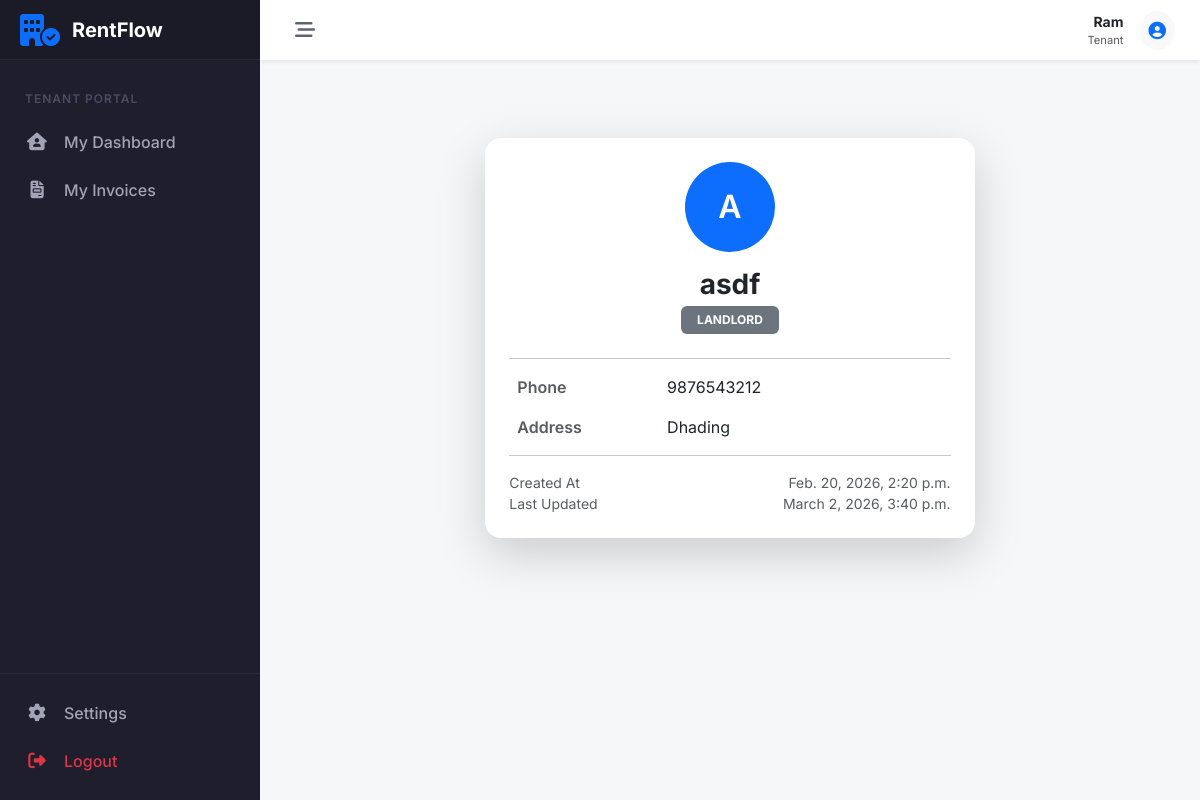
/profile/2/ (signed in), run on an earlier commit of the app's database.
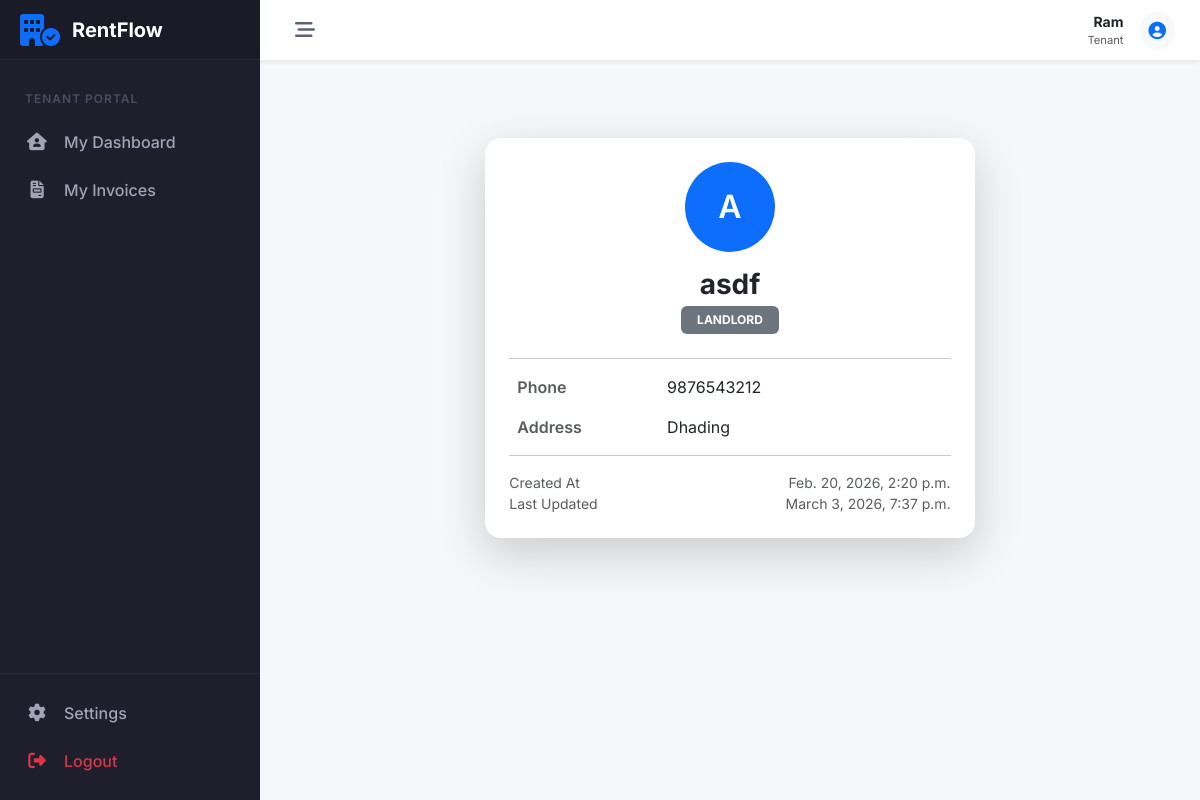
And on a later commit of the database.
### accounts/models.py (models this page shows, shortened)
class Profile(models.Model):
    ROLE_CHOICES = (
        ('LANDLORD', 'Landlord'),
        ('TENANT', 'Tenant'),
    )
    user = models.OneToOneField(User, on_delete=models.CASCADE, related_name='profile')
    role = models.CharField(max_length=10, choices=ROLE_CHOICES, default='TENANT', db_index=True)
    phone = models.CharField(max_length=15, blank=True)
    address = models.TextField(blank=True)
    needs_password_change = models.BooleanField(default=False)
    created_at = models.DateTimeField(auto_now_add=True)
    updated_at = models.DateTimeField(auto_now=True)

### accounts/views.py (the view)
# urls.py: path('profile/<int:profile_id>/', profile_view, name='profile_view'),
def profile_view(request, profile_id):
    profile = Profile.objects.get(id=profile_id)
    return render(request, 'accounts/profile.html', {'profile': profile})

### accounts/templates/accounts/profile.html (shortened to what this page needs)
{% extends 'core/base.html' %}
{% block content %}
<div class="container py-5">
    <div class="row justify-content-center">
        <div class="col-lg-7 col-md-9">
            <div class="card border-0 shadow-lg rounded-4">
                <div class="card-body p-4">
                    <div class="text-center mb-4">
                        <div class="rounded-circle bg-primary text-white d-flex align-items-center justify-content-center mx-auto mb-3"
                             style="width: 90px; height: 90px; font-size: 32px; font-weight: 600;">
                            {{ profile.user.username|slice:":1"|upper }}
                        </div>
                        <h3 class="mb-1 fw-bold">{{ profile.user.username }}</h3>
                        <span class="badge bg-secondary px-3 py-2">
                            {{ profile.role }}
                        </span>
                    </div>
                    <hr>
                    <div class="px-2">
                        <div class="row mb-3">
                            <div class="col-4 text-muted fw-semibold">
                                Phone
                            </div>
                            <div class="col-8">
                                {{ profile.phone|default:"Not provided" }}
                            </div>
                        </div>
                        <div class="row mb-3">
                            <div class="col-4 text-muted fw-semibold">
                                Address
                            </div>
                            <div class="col-8">
                                {{ profile.address|default:"Not provided" }}
                            </div>
                        </div>
                    </div>
                    <hr>
                    <div class="small text-muted">
                        <div class="d-flex justify-content-between">
                            <span>Created At</span>
                            <span>{{ profile.created_at }}</span>
                        </div>
                        <div class="d-flex justify-content-between">
                            <span>Last Updated</span>
                            <span>{{ profile.updated_at }}</span>
                        </div>
                    </div>
                </div>
            </div>
        </div>
    </div>
</div>
{% endblock %}

What changed in the data, as far as the page shows it:
changed Profile "Dhading": updated_at "March 2, 2026, 3:40 p.m." → "March 3, 2026, 7:37 p.m."
